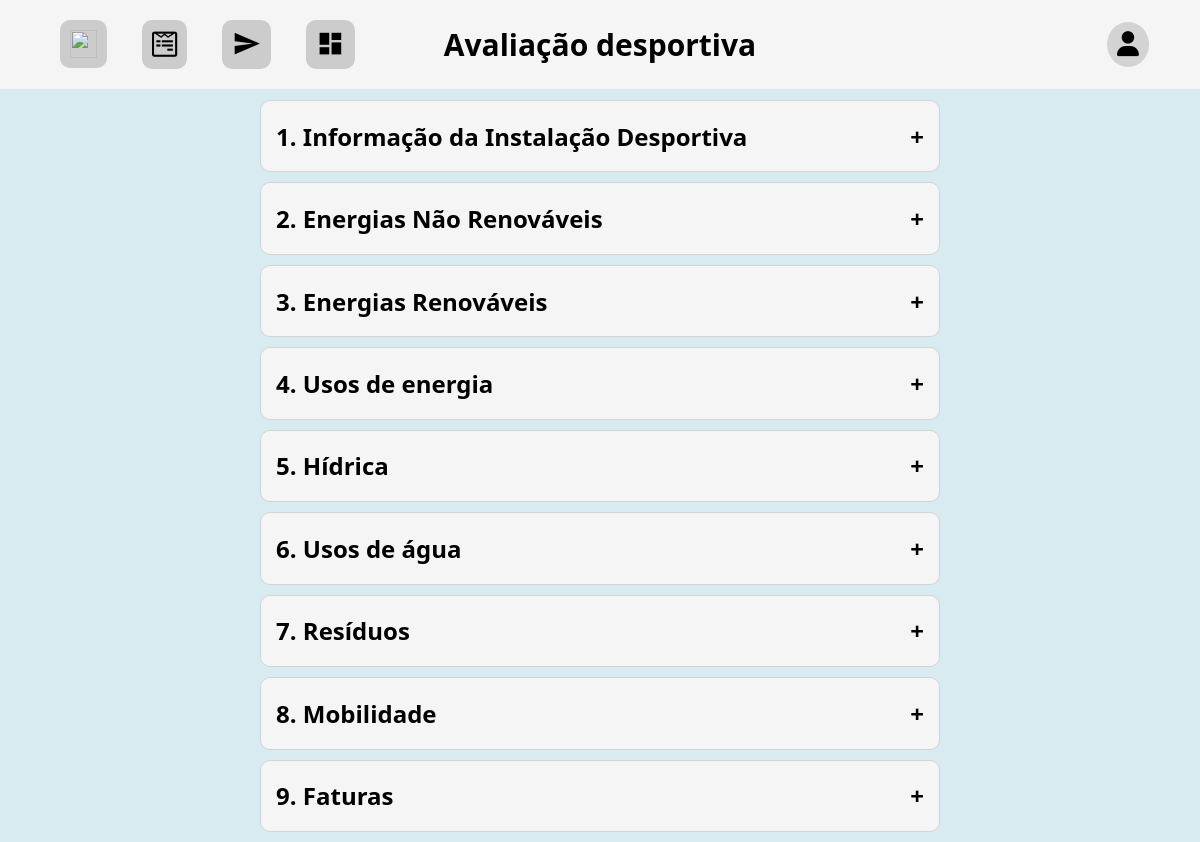
The page /form?instalacao=16 (signed in) on the database its author committed.
### formularioInstituicoes/models.py (models this page shows, shortened)
class Tema(models.Model):
    nome = models.CharField(max_length=100)
    ordem_perguntas_formulario = models.IntegerField(null=True, blank=True)

### formularioInstituicoes/views.py (the view)
# urls.py: path('form', views.formulario_view),
@login_required
def formulario_view(request):
    entidade = getEntidade(request)
    criar_perguntas_form(perguntas_form)
    instalacao_id = request.GET.get('instalacao')
    post_form(request, instalacao_id, datetime.date.today().year, update=False)
    if request.method == "POST" or request.method == "FILES":
        base_url = request.path_info
        nova_url = f"{base_url}?instalacao={instalacao_id}"
        return HttpResponseRedirect(nova_url)
    context = {
        'perguntas_form': perguntas_form,
        'instalacao_submmit': Instalacao.objects.get(id=instalacao_id).submetido,
        'entidadeLogada': entidade.nome
    }
    return render(request, 'formulario.html', context)

### formularioInstituicoes/models.py (called while the page is built)
    def __str__(self):
        return f"{self.unidade}"

### formularioInstituicoes/views.py (called while the page is built, shortened)
def getEntidade(request) -> Entidade:
    if Entidade.objects.filter(user__id=request.user.id).first():
        return Entidade.objects.filter(user__id=request.user.id).first()
    else:
        return None

def post_form(request, instalacao, ano_questionario, update):
    avaliacoes = Avaliacao.objects.filter(instalacao__id=instalacao)
    avaliacao = avaliacoes.get(ano=ano_questionario)

### formularioInstituicoes/templates/formulario.html (shortened to what this page needs)
{% extends 'navigator.html' %}
{% load static %}
{% block titulo %}
    <h1>Avaliação desportiva</h1>
{% endblock %}
{% block content %}
    <link rel="stylesheet" href="{% static 'css/formulario.css' %}">
    {% if instalacao_submmit %}
        <div class="container">
            <div class="titulo_submetido"><span>Já submeteu para avaliação</span></div>
        </div>
    {% else %}
        <div class="container">
            {% for tema, subtemas in perguntas_form.items %}
                {% with forloop.counter as tema_counter %}
                    <div class="tema">
                        <div class="titulo" onclick="toggle(this)" id="temaID:{{ tema.id }}">
                            <span>{{ tema_counter }}. {{ tema.nome }} </span>
                            <span style="float:right" id="sinal">+</span>
                        </div>
                    </div>
                {% endwith %}
            {% endfor %}
        </div>
    {% endif %}
{% endblock %}

### formularioInstituicoes/static/css/navigator.css (style rules this page uses)
:root { --light-blue: #d8ebf0; --marine-blue: #79e2e2; --bs-font-sans-serif: system-ui, -apple-system, "Segoe UI", Roboto, "Helvetica Neue", Arial, "Noto Sans", "Liberation Sans", sans-serif, "Apple Color Emoji", "Segoe UI Emoji", "Segoe UI Symbol", "Noto Color Emoji"; }
body { font-family: var(--bs-font-sans-serif); background: var(--light-blue); }

### formularioInstituicoes/static/css/formulario.css (style rules this page uses)
:root { --light-blue: #d8ebf0; --marine-blue: #79e2e2; --bs-font-sans-serif: system-ui, -apple-system, "Segoe UI", Roboto, "Helvetica Neue", Arial, "Noto Sans", "Liberation Sans", sans-serif, "Apple Color Emoji", "Segoe UI Emoji", "Segoe UI Symbol", "Noto Color Emoji"; }
body { font-family: var(--bs-font-sans-serif); }
.container { max-width: 700px; margin: 100px auto auto; }
.tema { border: 1px solid lightgrey; margin: 10px; background: whitesmoke; padding: 5px 15px; border-radius: 10px; }
.titulo { font-size: 1.5em; font-weight: bold; padding: 1ch 0; display: flex; justify-content: space-between; flex-direction: row; }

### rows shown on the page
Tema: ordem_perguntas_formulario "1", nome "Informação da Instalação Desportiva"
Tema: ordem_perguntas_formulario "2", nome "Energias Não Renováveis"
Tema: ordem_perguntas_formulario "3", nome "Energias Renováveis"
Tema: ordem_perguntas_formulario "4", nome "Usos de energia"
Tema: ordem_perguntas_formulario "5", nome "Hídrica"
Tema: ordem_perguntas_formulario "6", nome "Usos de água"
